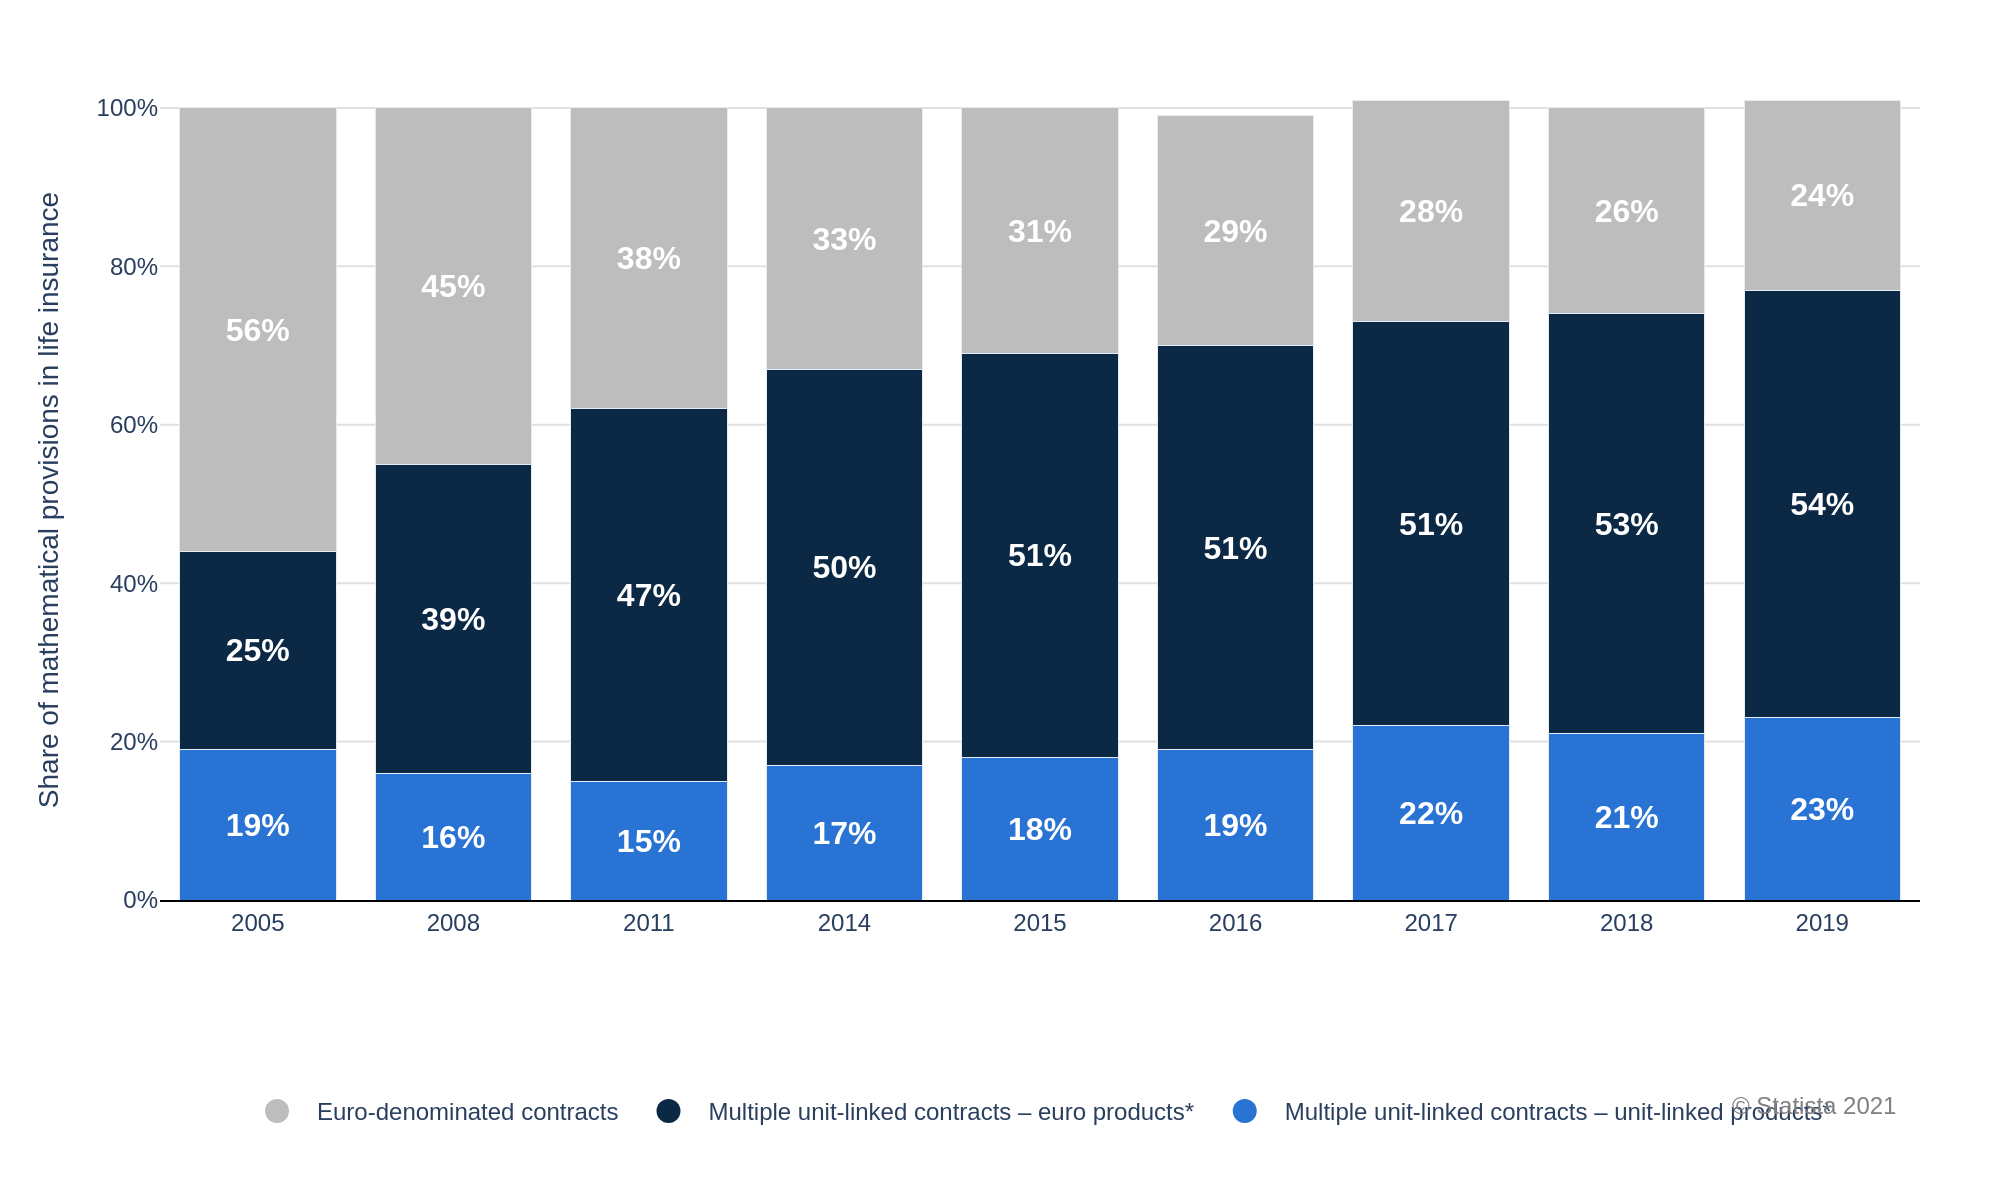

The Python source for this figure:
import sys
import json
import plotly.graph_objects as go

def main():
    """
    Main function to generate a chart from a JSON file.
    """
    if len(sys.argv) != 2:
        print("Usage: python generate_chart.py <json_file_path>")
        sys.exit(1)

    json_path = sys.argv[1]

    try:
        with open(json_path, 'r', encoding='utf-8') as f:
            chart_config = json.load(f)
    except FileNotFoundError:
        print(f"Error: JSON file not found at {json_path}")
        sys.exit(1)
    except json.JSONDecodeError:
        print(f"Error: Could not decode JSON from {json_path}")
        sys.exit(1)

    chart_data = chart_config['chart_data']
    texts = chart_config['texts']
    colors = chart_config['colors']
    
    categories = chart_data['categories']
    series = chart_data['series']

    fig = go.Figure()

    # Add bar traces for the data
    for i, s in enumerate(series):
        fig.add_trace(go.Bar(
            x=categories,
            y=s['data'],
            name=s['name'],
            marker_color=colors[i],
            text=[f"<b>{v}%</b>" for v in s['data']],
            textposition='inside',
            insidetextanchor='middle',
            textfont=dict(
                family="Arial",
                size=16,
                color='white'
            ),
            hoverinfo='none',
            showlegend=False  # Hide default bar legends
        ))

    # Add dummy scatter traces for custom circle legends
    for i, s in enumerate(series):
        fig.add_trace(go.Scatter(
            x=[None],
            y=[None],
            mode='markers',
            marker=dict(
                color=colors[i],
                symbol='circle',
                size=12
            ),
            name=s['name'],
            showlegend=True
        ))

    # Combine title and subtitle if they exist
    title_text = texts.get('title') or ''
    subtitle_text = texts.get('subtitle') or ''
    if title_text and subtitle_text:
        chart_title = f"<b>{title_text}</b><br>{subtitle_text}"
    elif title_text:
        chart_title = f"<b>{title_text}</b>"
    else:
        chart_title = subtitle_text

    fig.update_layout(
        barmode='stack',
        title=dict(
            text=chart_title,
            x=0.05,
            xanchor='left'
        ),
        xaxis=dict(
            type='category',
            title_text=texts.get('x_axis_title'),
            showgrid=False,
            zeroline=False,
            linecolor='black'
        ),
        yaxis=dict(
            title_text=texts.get('y_axis_title'),
            range=[0, 101],
            ticksuffix='%',
            showgrid=True,
            gridcolor='#E0E0E0',
            zeroline=False
        ),
        legend=dict(
            orientation='h',
            yanchor='bottom',
            y=-0.3,
            xanchor='center',
            x=0.5
        ),
        plot_bgcolor='white',
        paper_bgcolor='white',
        font=dict(
            family="Arial",
            size=12
        ),
        margin=dict(l=80, r=40, t=50, b=150)
    )

    # Add source annotation
    if texts.get('source'):
        fig.add_annotation(
            text=texts['source'],
            xref="paper", yref="paper",
            x=0.99, y=-0.28,
            showarrow=False,
            xanchor='right',
            yanchor='bottom',
            align='right',
            font=dict(family="Arial", size=12, color="grey")
        )

    # Generate output file path and save image
    base_filename = json_path.rsplit('.', 1)[0]
    output_path = f"{base_filename}.png"
    
    fig.write_image(output_path, scale=2, width=1000, height=600)
    print(f"Chart saved to {output_path}")

if __name__ == '__main__':
    main()
